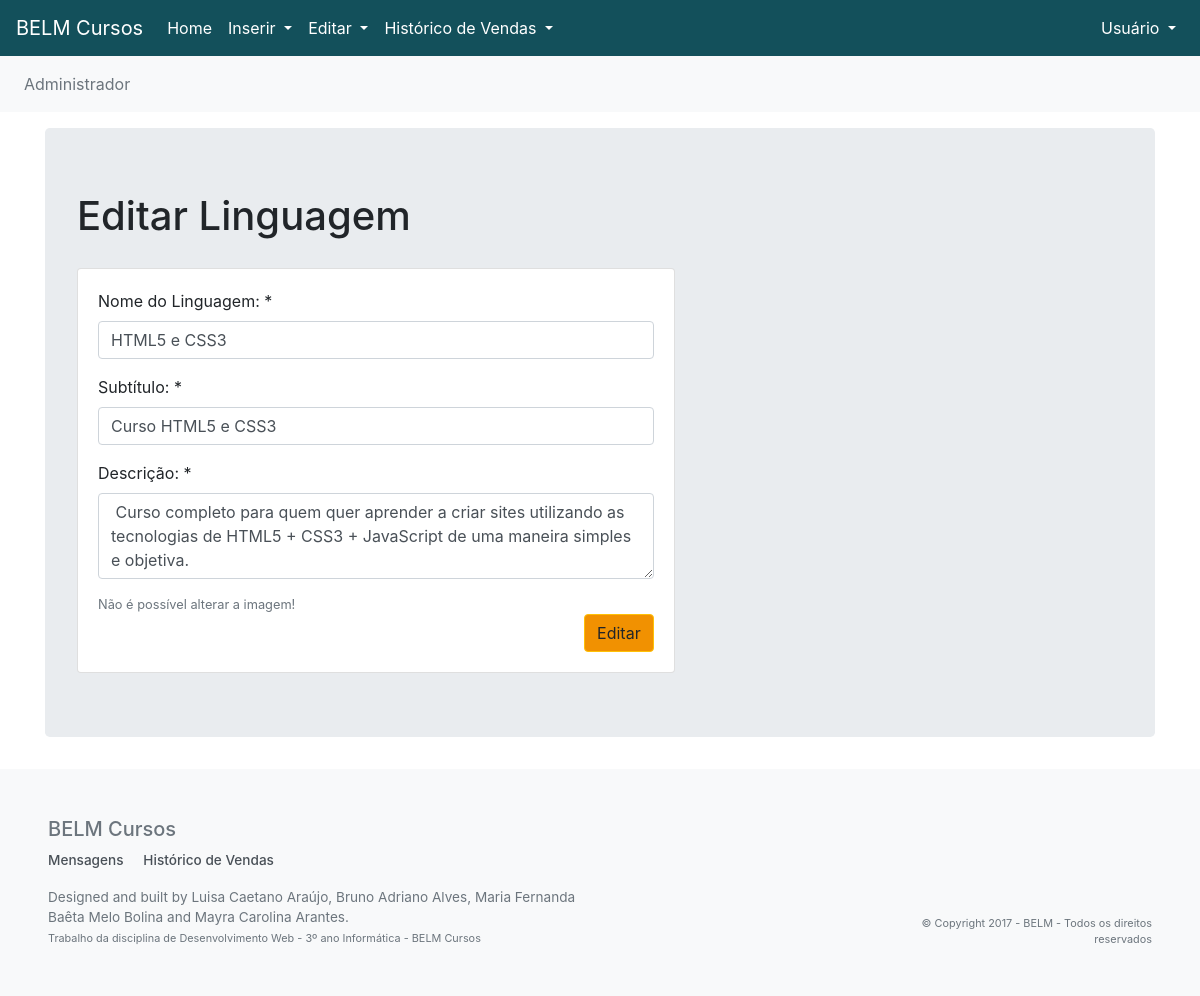
Page /editarLinguagem.php?id=36 on the committed database.
### tables this page shows
CREATE TABLE `linguagem` (
  `CODLIN` int(11) NOT NULL,
  `NOMELINGUAGEM` varchar(40) DEFAULT NULL,
  `SUBTITULO` varchar(50) DEFAULT NULL,
  `DESCRICAO` varchar(200) DEFAULT NULL,
  `NOMEIMAGEM` varchar(40) DEFAULT NULL,
  `DATAIMAGEM` datetime DEFAULT NULL
);

### editarLinguagem.php (the view, shortened to what this page needs)
<?php
	include_once("conn.php");
	$id=filter_input(INPUT_GET, 'id', FILTER_SANITIZE_NUMBER_INT);
	$result_ling="SELECT * FROM linguagem WHERE CODLIN='$id'";
	$resultado_ling=mysqli_query($conexao,$result_ling);
	$row_ling=mysqli_fetch_assoc($resultado_ling);
	@$msg=$_REQUEST['msg'];
?>
<!DOCTYPE html>
<html lang="pt-br">
<head>
	<link rel="stylesheet" href="https://maxcdn.bootstrapcdn.com/bootstrap/4.0.0-beta.2/css/bootstrap.min.css">
    <link rel="stylesheet" href="css/estilos.css">
</head>
<body>
	<header>
		<nav class="menu navbar-expand-md bg-azul-principal menu-fixed">
			<a href="administrador.php" class="navbar-brand" style="color: #fff">
				BELM Cursos
			</a>
			<div class="posicionamento-menu" id="navbarCollapse">
				<ul class="alinhamento-usuario navbar-nav">
					<li>
						<a href="administrador.php" class="nav-link" style="color: #fff;"> Home	</a>
					</li>
					<li>
						<a class="nav-link dropdown-toggle" href="#" id="navbarDropdown" role="button" data-toggle="dropdown" style="color: #fff"> Inserir </a>
					</li>
					<li>
						<a class="nav-link dropdown-toggle" href="#" id="navbarDropdown" role="button" data-toggle="dropdown" style="color: #fff"> Editar </a>
					</li>
					<li>
						<a class="nav-link dropdown-toggle" href="#" id="navbarDropdown" role="button" data-toggle="dropdown" style="color: #fff"> Histórico de Vendas </a>
					</li>
				</ul>
				<ul class="navbar-nav" style="float: right;">
					<li>
						<a class="nav-link dropdown-toggle" href="#" id="dropdownUsuario" role="button" data-toggle="dropdown" style="color: #fff"> Usuário </a>
					</li>
				</ul>
			</div>
		</nav>
	</header>
	<div class="input-group bg-light pl-4 pt-3 pb-3" id="barraInformacaoTopo">
		<div>
			<div class="text-muted">
				<article> Administrador </article>
			</div>
		</div>
	</div>
	<div class="container">
		<section class="jumbotron">
			<h1> Editar Linguagem </h1>
			<?php if($msg=="sucesso"): ?>
			<p style="color: red"> Linguagem alterada com sucesso! </p>
			<?php else: ?>
			<div class="row">
				<div class="col-lg-7 card-container">
					<div class="card">
						<div class="card-body">
							<form enctype="multipart/form-data" method="POST" action="edLinguagem.php" name="enviarDados">
								<div class="form-group">
									<label for="inputNome"> Nome do Linguagem: * </label>
									<input type="text" class="form-control" id="inputNome"name="nome" placeholder="Digite seu nome" required value="<?php echo $row_ling['NOMELINGUAGEM']; ?>">
								</div>
								<div class="form-group">
									<label for="inputSubtitulo"> Subtítulo: * </label>
									<input type="text" class="form-control" name="subtitulo"  id="inputSubtitulo" placeholder="Digite o subtítulo" required value="<?php echo $row_ling['SUBTITULO']; ?>">
								</div>
								<div class="form-group">
									<label for="textAreaDescricao"> Descrição: * </label>
									<textarea class="form-control" id="textAreaDescricao" name="desc" rows="3" required > <?php echo $row_ling['DESCRICAO']; ?> </textarea>
								</div>
								<small id="notaAnexo" class="form-text text-muted" > Não é possível alterar a imagem! </small>
								<input type="submit" class="btn btn-warning" style="background-color: #f19101; float: right;" name="enviar" value="Editar" >
							</form>
						</div>
					</div>
				</div>
			</div>
			<?php endif; ?>
		</section>
	</div>
	<footer class="bg-light text-white mt-4 text-muted rodape">
		<div class="container-fluid p-3 p-md-5">
			<div class="row">
				<div class="col-md-3">
					<h5> BELM Cursos </h5>
				</div>
				<div class="col-md-3"></div>
				<div class="col-md-3"></div>
				<div class="col-md-3"></div>
				<div class="col-md-3"></div>
			</div>
			<ul class="rodape-links">
				<li>
					<a href="administrador.php"> Mensagens </a>
				</li>
				<li>
					<a href="historicoCliente.php"> Histórico de Vendas </a>
				</li>
			</ul>
			<div class="row">
				<div class="col-md-6"> Designed and built by Luisa Caetano Araújo, Bruno Adriano Alves, Maria Fernanda Baêta Melo Bolina and Mayra Carolina Arantes.
					<span class="small">
						<br> Trabalho da disciplina de Desenvolvimento Web - 3º ano Informática - BELM Cursos
					</span>
				</div>
				<div class="col-md-3"></div>
				<div class="col-md-3 text-right small align-self-end"> © Copyright 2017 - BELM - Todos os direitos reservados </div>
			</div>
		</div>
	</footer>
</body>
</html>

### css/estilos.css (style rules this page uses)
body { padding-top: 4.5rem; }
.menu { position:relative; display:flex; flex-wrap:wrap; align-items:center; padding:.5rem 1rem; background: #13505B; }
.menu-fixed { position:fixed; top:0; right:0; left:0; z-index:1030 }
.posicionamento-menu { -ms-flex-preferred-size:100%; flex-basis:100%; -ms-flex-positive:1; flex-grow:1; -ms-flex-align:center; align-items:center; display:-ms-flexbox!important; display:flex!important; -ms-flex-preferred-size:auto; flex-basis:auto; }
.alinhamento-usuario { margin-right:auto!important; }
.card { margin-top: 20px; }
#barraInformacaoTopo { margin-top: -1rem; margin-bottom: 1rem; }
.rodape { font-size: 85%; text-align: center; background-color: #f7f7f7; }
.rodape a { font-weight: 500; color: #495057; }
@media (min-width: 576px) { .rodape { text-align: left; } }
.rodape-links { padding-left: 0; margin-bottom: 1rem; }
.rodape-links li { display: inline-block; }
.rodape-links li + li { margin-left: 1rem; }

### rows in the picture
linguagem: nome "HTML5 e CSS3", subtitulo "Curso HTML5 e CSS3", desc "Curso completo para quem quer aprender a criar sites utilizando as tecnologias de HTML5 + CSS3 + JavaScript de uma maneira simples e objetiva."
